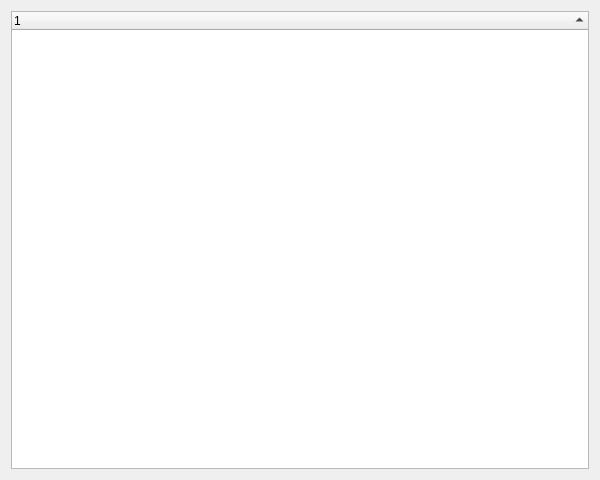
<?xml version="1.0" encoding="UTF-8"?>
<ui version="4.0">
 <class>ObjectListForm</class>
 <widget class="QWidget" name="ObjectListForm">
  <property name="geometry">
   <rect>
    <x>0</x>
    <y>0</y>
    <width>600</width>
    <height>480</height>
   </rect>
  </property>
  <property name="windowTitle">
   <string>Object List</string>
  </property>
  <layout class="QVBoxLayout" name="verticalLayout">
   <item>
    <widget class="QTreeWidget" name="objectTreeWidget">
     <property name="alternatingRowColors">
      <bool>true</bool>
     </property>
     <property name="rootIsDecorated">
      <bool>false</bool>
     </property>
     <property name="uniformRowHeights">
      <bool>true</bool>
     </property>
     <property name="itemsExpandable">
      <bool>false</bool>
     </property>
     <property name="sortingEnabled">
      <bool>true</bool>
     </property>
     <property name="animated">
      <bool>true</bool>
     </property>
     <property name="allColumnsShowFocus">
      <bool>true</bool>
     </property>
     <property name="expandsOnDoubleClick">
      <bool>true</bool>
     </property>
     <attribute name="headerVisible">
      <bool>true</bool>
     </attribute>
     <attribute name="headerCascadingSectionResizes">
      <bool>false</bool>
     </attribute>
     <attribute name="headerDefaultSectionSize">
      <number>100</number>
     </attribute>
     <attribute name="headerHighlightSections">
      <bool>false</bool>
     </attribute>
     <attribute name="headerShowSortIndicator" stdset="0">
      <bool>true</bool>
     </attribute>
     <attribute name="headerCascadingSectionResizes">
      <bool>false</bool>
     </attribute>
     <attribute name="headerDefaultSectionSize">
      <number>100</number>
     </attribute>
     <attribute name="headerVisible">
      <bool>true</bool>
     </attribute>
     <attribute name="headerHighlightSections">
      <bool>false</bool>
     </attribute>
     <column>
      <property name="text">
       <string notr="true">1</string>
      </property>
     </column>
    </widget>
   </item>
  </layout>
 </widget>
 <resources/>
 <connections/>
</ui>
